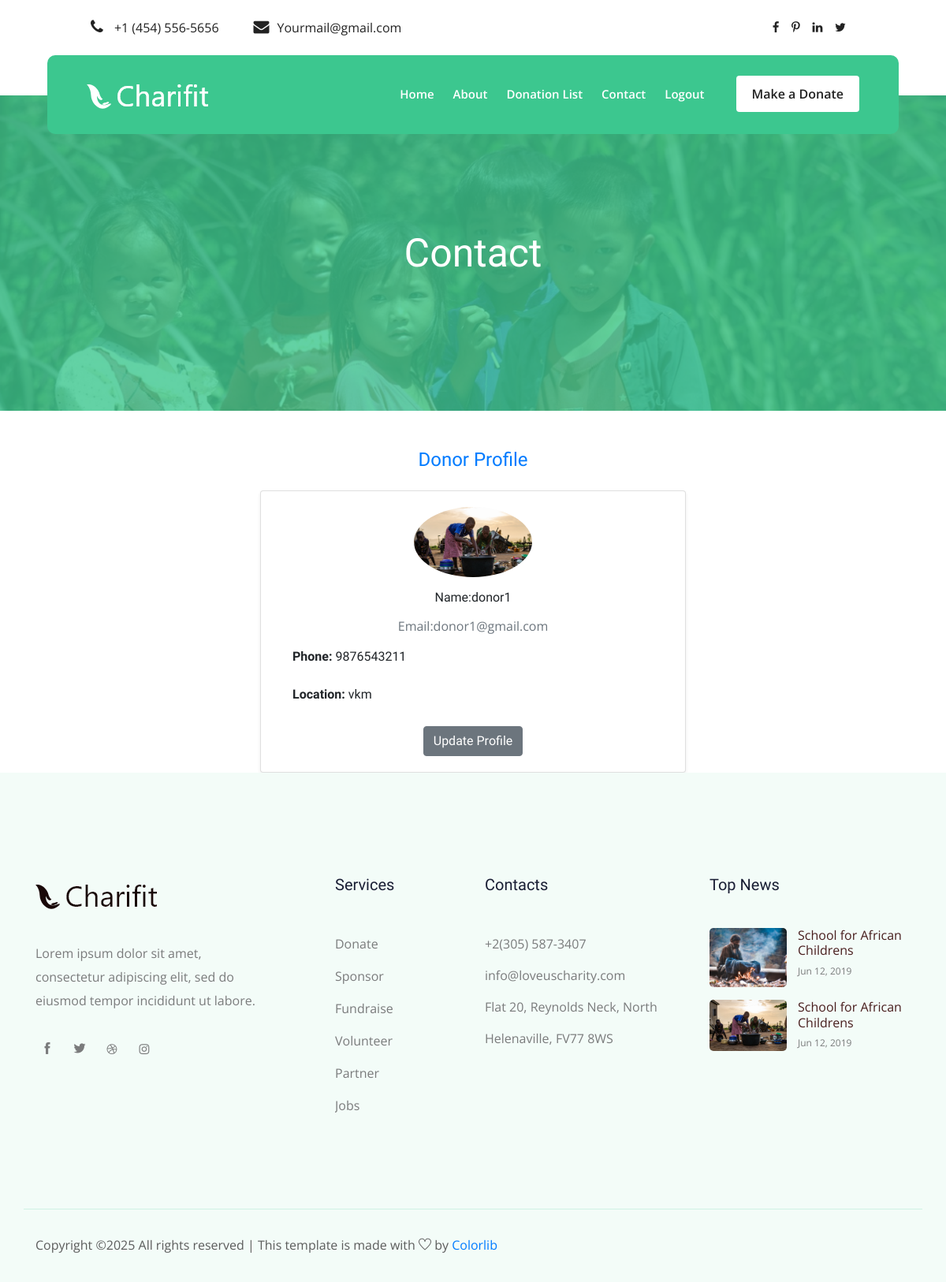
/donorprofile/ (signed in), run on the app's committed database.
### app/models.py (models this page shows, shortened)
class DonorRegister(models.Model):
    email = models.EmailField(unique=True)
    name = models.TextField()
    phone = models.IntegerField()
    password = models.TextField()
    location= models.TextField()
    confirm_password=models.TextField()

### app/views.py (the view)
# urls.py: path('donorprofile/', views.donorprofile, name='donorprofile'),
def donorprofile(request):
    donor_email = request.session.get('donor')
    if donor_email:
        donor = DonorRegister.objects.get(email=donor_email)
        return render(request, 'donor/donorprofile.html', {'donor': donor})
    else:
        messages.error(request, "Please login to view your profile.")
        return redirect('login')

### templates/donor/donorprofile.html (shortened to what this page needs)
<!DOCTYPE html>
<html lang="en">
<head>
  {% load static %}
    <link href="https://cdn.jsdelivr.net/npm/bootstrap@5.3.3/dist/css/bootstrap.min.css" rel="stylesheet">
    <link rel="stylesheet" href="{% static 'css/bootstrap.min.css' %}">
    <link rel="stylesheet" href="{% static 'css/owl.carousel.min.css' %}">
    <link rel="stylesheet" href="{% static 'css/magnific-popup.css' %}">
    <link rel="stylesheet" href="{% static 'css/font-awesome.min.css' %}">
    <link rel="stylesheet" href="{% static 'css/themify-icons.css' %}">
    <link rel="stylesheet" href="{% static 'css/nice-select.css' %}">
    <link rel="stylesheet" href="{% static 'css/flaticon.css' %}">
    <link rel="stylesheet" href="{% static 'css/gijgo.css' %}">
    <link rel="stylesheet" href="{% static 'css/animate.css' %}">
    <link rel="stylesheet" href="{% static 'css/slicknav.css' %}">
    <link rel="stylesheet" href="{% static 'css/style.css' %}">
</head>
<body>
  <header>
    <div class="header-area ">
        <div class="header-top_area">
            <div class="container-fluid">
                <div class="row">
                    <div class="col-xl-6 col-md-12 col-lg-8">
                        <div class="short_contact_list">
                            <ul>
                                <li><a href="#"> <i class="fa fa-phone"></i> +1 (454) 556-5656</a></li>
                                <li><a href="#"> <i class="fa fa-envelope"></i>Yourmail@gmail.com</a></li>
                            </ul>
                        </div>
                    </div>
                    <div class="col-xl-6 col-md-6 col-lg-4">
                        <div class="social_media_links d-none d-lg-block">
                            <a href="#">
                                <i class="fa fa-facebook"></i>
                            </a>
                            <a href="#">
                                <i class="fa fa-pinterest-p"></i>
                            </a>
                            <a href="#">
                                <i class="fa fa-linkedin"></i>
                            </a>
                            <a href="#">
                                <i class="fa fa-twitter"></i>
                            </a>
                        </div>
                    </div>
                </div>
            </div>
        </div>
        <div id="sticky-header" class="main-header-area">
            <div class="container-fluid">
                <div class="row align-items-center">
                    <div class="col-xl-3 col-lg-3">
                        <div class="logo">
                            <a href="../donorhome">
                                <img src="{% static 'img/logo.png' %}" alt="">
                            </a>
                        </div>
                    </div>
                    <div class="col-xl-9 col-lg-9">
                        <div class="main-menu">
                            <nav>
                                <ul id="navigation">
                                    <li><a href="../donorhome">home</a></li>
                                    <li><a href="../about">About</a></li>
                                    <li><a href="../listofdonations">Donation List</a></li>
                                    <li><a href="../donorprofile">Contact</a></li>
                                    <li><a href="../logout">Logout</a></li>
                                </ul>
                            </nav>
                            <div class="Appointment">
                                <div class="book_btn d-none d-lg-block">
                                    <li><a href="../givedonations">Make a Donate</a></li>
                                </div>
                            </div>
                        </div>
                    </div>
                    <div class="col-12">
                    </div>
                </div>
            </div>
        </div>
    </div>
</header>
  <div class="bradcam_area breadcam_bg overlay d-flex align-items-center justify-content-center">
    <div class="container">
        <div class="row">
            <div class="col-xl-12">
                <div class="bradcam_text text-center">
                    <h3>Contact</h3>
                </div>
            </div>
        </div>
    </div>
</div>
   <section class="container mt-5">
       <div class="text-center mb-4">
           <h3 class="text-primary">Donor Profile</h3>
       </div>
       <div class="row justify-content-center">
           <div class="col-lg-6">
               <div class="card shadow-sm">
                   <div class="card-body">
                       <img src="{% static 'img/causes/1.png' %}" class="img-fluid rounded-circle d-block mx-auto mb-3" width="150" alt="Profile">
                       <h5 class="card-title text-center">Name:{{ donor.name }}</h5>
                       <p class="text-muted text-center">Email:{{ donor.email }}</p>
                       <ul class="list-group list-group-flush">
                           <li class="list-group-item"><strong>Phone:</strong> {{ donor.phone }}</li>
                           <li class="list-group-item"><strong>Location:</strong> {{ donor.location }}</li>
                       </ul>
                       <div class="text-center mt-3">
                           <a href="../updatedonorprofile" class="btn btn-secondary">Update Profile</a>
                       </div>
                   </div>
               </div>
           </div>
       </div>
   </section>
    <footer class="footer">
      <div class="footer_top">
          <div class="container">
              <div class="row">
                  <div class="col-xl-4 col-md-6 col-lg-4 ">
                      <div class="footer_widget">
                          <div class="footer_logo">
                              <a href="#">
                                  <img src="{% static 'img/footer_logo.png' %}" alt="">
                              </a>
                          </div>
                          <p class="address_text">Lorem ipsum dolor sit amet, <br> consectetur adipiscing elit, sed do <br> eiusmod tempor incididunt ut labore.
                          </p>
                          <div class="socail_links">
                              <ul>
                                  <li>
                                      <a href="#">
                                          <i class="ti-facebook"></i>
                                      </a>
                                  </li>
                                  <li>
                                      <a href="#">
                                          <i class="ti-twitter-alt"></i>
                                      </a>
                                  </li>
                                  <li>
                                      <a href="#">
                                          <i class="fa fa-dribbble"></i>
                                      </a>
                                  </li>
                                  <li>
                                      <a href="#">
                                          <i class="fa fa-instagram"></i>
                                      </a>
                                  </li>
                              </ul>
                          </div>
                      </div>
                  </div>
                  <div class="col-xl-2 col-md-6 col-lg-2">
                      <div class="footer_widget">
                          <h3 class="footer_title">
                              Services
                          </h3>
                          <ul class="links">
                              <li><a href="#">Donate</a></li>
                              <li><a href="#">Sponsor</a></li>
                              <li><a href="#">Fundraise</a></li>
                              <li><a href="#">Volunteer</a></li>
                              <li><a href="#">Partner</a></li>
                              <li><a href="#">Jobs</a></li>
                          </ul>
                      </div>
                  </div>
                  <div class="col-xl-3 col-md-6 col-lg-3">
                      <div class="footer_widget">
                          <h3 class="footer_title">
                              Contacts
                          </h3>
                          <div class="contacts">
                              <p>+2(305) 587-3407 <br>
                                  info@loveuscharity.com <br>
                                  Flat 20, Reynolds Neck, North
                                  Helenaville, FV77 8WS
                              </p>
                          </div>
                      </div>
                  </div>
                  <div class="col-xl-3 col-md-6 col-lg-3">
                      <div class="footer_widget">
                          <h3 class="footer_title">
                              Top News
                          </h3>
                          <ul class="news_links">
                              <li>
                                  <div class="thumb">
                                      <a href="#">
                                          <img src="{% static 'img/news/news_1.png' %}" alt="">
                                      </a>
                                  </div>
                                  <div class="info">
                                      <a href="#">
                                          <h4>School for African
                                              Childrens</h4>
                                      </a>
                                      <span>Jun 12, 2019</span>
                                  </div>
                              </li>
                              <li>
                                  <div class="thumb">
                                      <a href="#">
                                          <img src="{% static 'img/news/news_2.png' %}" alt="">
                                      </a>
                                  </div>
                                  <div class="info">
                                      <a href="#">
                                          <h4>School for African
                                              Childrens</h4>
                                      </a>
                                      <span>Jun 12, 2019</span>
                                  </div>
                              </li>
                          </ul>
                      </div>
                  </div>
              </div>
          </div>
      </div>
      <div class="copy-right_text">
          <div class="container">
              <div class="row">
                  <div class="bordered_1px "></div>
                  <div class="col-xl-12">
                      <p class="copy_right text-center">
                          <p>
Copyright &copy;<script>document.write(new Date().getFullYear());</script> All rights reserved | This template is made with <i class="ti-heart" aria-hidden="true"></i> by <a href="https://colorlib.com" target="_blank">Colorlib</a>
</p>
                      </p>
                  </div>
              </div>
          </div>
      </div>
  </footer>
</body>
</html>

### data on the page
DonorRegister: name "donor1", email "donor1@gmail.com", phone "9876543211", location "vkm"
